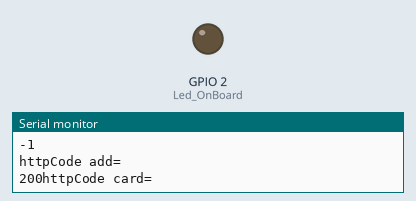
A sketch run on a simulated ESP8266 (NodeMCU). Parts: output pins drawn as LEDs (lit = HIGH), the last lines printed to the serial monitor. Dashed ring = blinking. WiFi joins after 1.5 s; servers stay silent unless stated; uploads are accepted with an empty reply.

Above: at 3.1 s.
At 4.0 s:
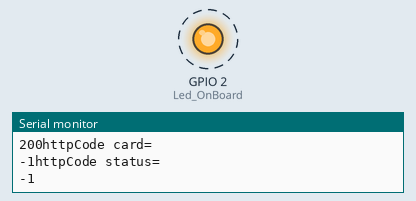
Timing chart, 0 to 5.5 s (numbered marks = the images above):
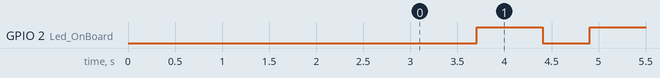

Measured:
- by itself, GPIO 2 (Led_OnBoard): alternates HIGH for 0.70 s and LOW for 0.50 s

The sketch:

pay.ino
```cpp
#include <ESP8266WiFi.h>
#include <ESP8266HTTPClient.h>
#include <WiFiClient.h>

#include <ESP8266WebServer.h>
#include <ESP8266mDNS.h>
#include <DNSServer.h>
#include <WiFiManager.h>

#include <ArduinoJson.h>
#include <SoftwareSerial.h>
#include <Wire.h>

int Led_OnBoard = 2;
// Wifi config
const char *host = "http://apipays.spairum.com/ReaderAPI/status/ReaderPro";
const char *addCard = "http://apipays.spairum.com/ReaderAPI/addCard/ReaderPro";
const char *card = "http://apipays.spairum.com/CardAPI";
const int httpsPort = 443;
int i = 1;

void setup()
{
  delay(1000);
  pinMode(Led_OnBoard, OUTPUT);

  Serial.begin(115200);
  WiFiManager wifiManager;
  // wifiManager.autoConnect("AP-NAME", "AP-PASSWORD");
  wifiManager.autoConnect("Spairum NET");
  Serial.println("connected...yeey :)");
  Serial.println("Connecting");
}

void loop()
{
  HTTPClient http;
  http.begin(host);
  int httpCode = http.GET();
  String payload = http.getString();
  if (httpCode > 0)
  { //Check the returning code

    String payload = http.getString(); //Get the request response payload
    Serial.println(payload);           //Print the response payload
  }
  Serial.println("httpCode status=");
  Serial.print(httpCode);
  http.end();
  String httpRequestData,
      data;
  const char *id = "Mycard";

  i = 1 + i++;
  data = i;
  httpRequestData = "ID_Card=" + data;

  HTTPClient AddClient;

  AddClient.begin(addCard);
  AddClient.addHeader("Content-Type", "application/x-www-form-urlencoded");

  int httpHit = AddClient.POST(httpRequestData); //Send the request
  String payloadHit = AddClient.getString();     //Get the response payloadHit

  // Serial.println(httpHit);    //Print HTTP return code
  if (httpHit > 0)
  { //Check the returning code

    String payloadHit = http.getString(); //Get the request response payload
    Serial.println(payloadHit);           //Print the response payload
  }
  // Serial.println(payloadHit); //Print request response payloadHit
  Serial.println("httpCode add=");
  Serial.print(httpHit);
  AddClient.end(); //Cl

  HTTPClient httpCard;
  httpCard.begin(card);
  int httpCode1 = http.GET();
  String payload1 = http.getString();
  if (httpCode1 > 0)
  { //Check the returning code

    String payload1 = httpCard.getString(); //Get the request response payload
    Serial.println(payload1);               //Print the response payload
  }
  Serial.println("httpCode card=");
  Serial.print(httpCode);

  http.end();
  delay(100);
  digitalWrite(Led_OnBoard, LOW);
  delay(500);
  digitalWrite(Led_OnBoard, HIGH);
}
```
